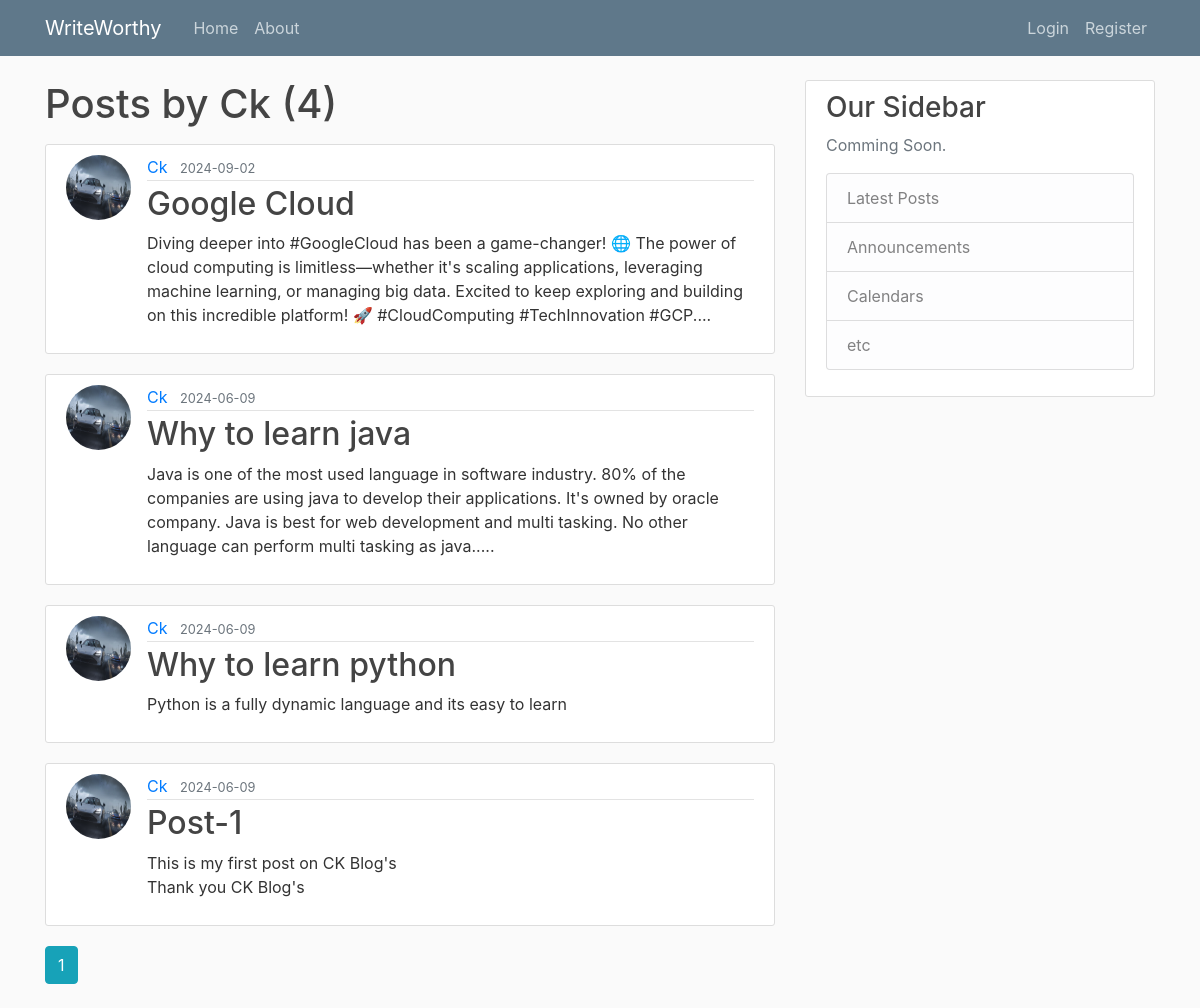
The app's page /user/Ck with its own data.
### flaskblog/models.py (models this page shows, shortened)
class User(db.Model, UserMixin):
    id = db.Column(db.Integer, primary_key=True)
    username = db.Column(db.String(20), unique=True, nullable=False)
    email = db.Column(db.String(120), unique=True, nullable=False)
    image_file = db.Column(db.String(20), nullable=False, default='default.jpg')
    password = db.Column(db.String(60), nullable=False)
    posts = db.relationship('Post', backref='author', lazy=True)

class Post(db.Model):
    id = db.Column(db.Integer, primary_key=True)
    title = db.Column(db.String(100), nullable=False)
    date_posted = db.Column(db.DateTime, nullable=False, default=datetime.utcnow)
    content = db.Column(db.Text, nullable=False)
    user_id = db.Column(db.Integer, db.ForeignKey('user.id'), nullable=False)

### flaskblog/routes.py (the view)
@app.route("/user/<string:username>")
def user_posts(username):
    page = request.args.get('page', 1, type=int)
    user = User.query.filter_by(username=username).first_or_404()
    posts = Post.query.filter_by(author=user)\
        .order_by(Post.date_posted.desc())\
        .paginate(page=page, per_page=5)
    return render_template('user_posts.html', posts=posts, user=user)

### flaskblog/templates/user_posts.html
{% extends "layout.html" %}
{% block content %}
    <h1 class="mb-3">Posts by {{ user.username }} ({{ posts.total }})</h1>
    {% for post in posts.items %}
        <article class="media content-section">
          <img class="rounded-circle article-img" src="{{ url_for('static', filename='profile_pics/' + post.author.image_file) }}">
          <div class="media-body">
            <div class="article-metadata">
              <a class="mr-2" href="{{ url_for('user_posts', username=post.author.username) }}">{{ post.author.username }}</a>
              <small class="text-muted">{{ post.date_posted.strftime('%Y-%m-%d') }}</small>
            </div>
            <h2><a class="article-title" href="{{ url_for('post', post_id=post.id) }}">{{ post.title }}</a></h2>
            <p class="article-content">{{ post.content }}</p>
          </div>
        </article>
    {% endfor %}
    {% for page_num in posts.iter_pages(left_edge=1, right_edge=1, left_current=1, right_current=2) %}
      {% if page_num %}
        {% if posts.page == page_num %}
          <a class="btn btn-info mb-4" href="{{ url_for('user_posts', username=user.username, page=page_num) }}">{{ page_num }}</a>
        {% else %}
          <a class="btn btn-outline-info mb-4" href="{{ url_for('user_posts', username=user.username, page=page_num) }}">{{ page_num }}</a>
        {% endif %}
      {% else %}
        ...
      {% endif %}
    {% endfor %}
{% endblock content %}

### flaskblog/static/main.css (style rules this page uses)
body { background: #fafafa; color: #333333; margin-top: 5rem; }
h1, h2, h3, h4, h5, h6 { color: #444444; }
.content-section { background: #ffffff; padding: 10px 20px; border: 1px solid #dddddd; border-radius: 3px; margin-bottom: 20px; }
.article-title { color: #444444; }
.article-content { white-space: pre-line; }
.article-img { height: 65px; width: 65px; margin-right: 16px; }
.article-metadata { padding-bottom: 1px; margin-bottom: 4px; border-bottom: 1px solid #e3e3e3 }

### records on screen
User: username "Ck"
Post: image_file (picture), author.username "Ck", date_posted "2024-09-02", title "Google Cloud", content "Diving deeper into #GoogleCloud has been a game-changer! 🌐 The power of cloud computing is limitless—whether it's scaling applications, leveraging machine learning, or managing big data. Excited to keep exploring and building on this incredible platform! 🚀 #CloudComputing #TechInnovation #GCP...."
Post: image_file (picture), author.username "Ck", date_posted "2024-06-09", title "Why to learn java", content "Java is one of the most used language in software industry. 80% of the companies are using java to develop their applications. It's owned by oracle company. Java is best for web development and multi tasking. No other language can perform multi tasking as java....."
Post: image_file (picture), author.username "Ck", date_posted "2024-06-09", title "Why to learn python", content "Python is a fully dynamic language and its easy to learn"
Post: image_file (picture), author.username "Ck", date_posted "2024-06-09", title "Post-1", content "This is my first post on CK Blog's Thank you CK Blog's"

### other values on screen
{{ posts.total }} "4"
{{ page_num }} "1"
